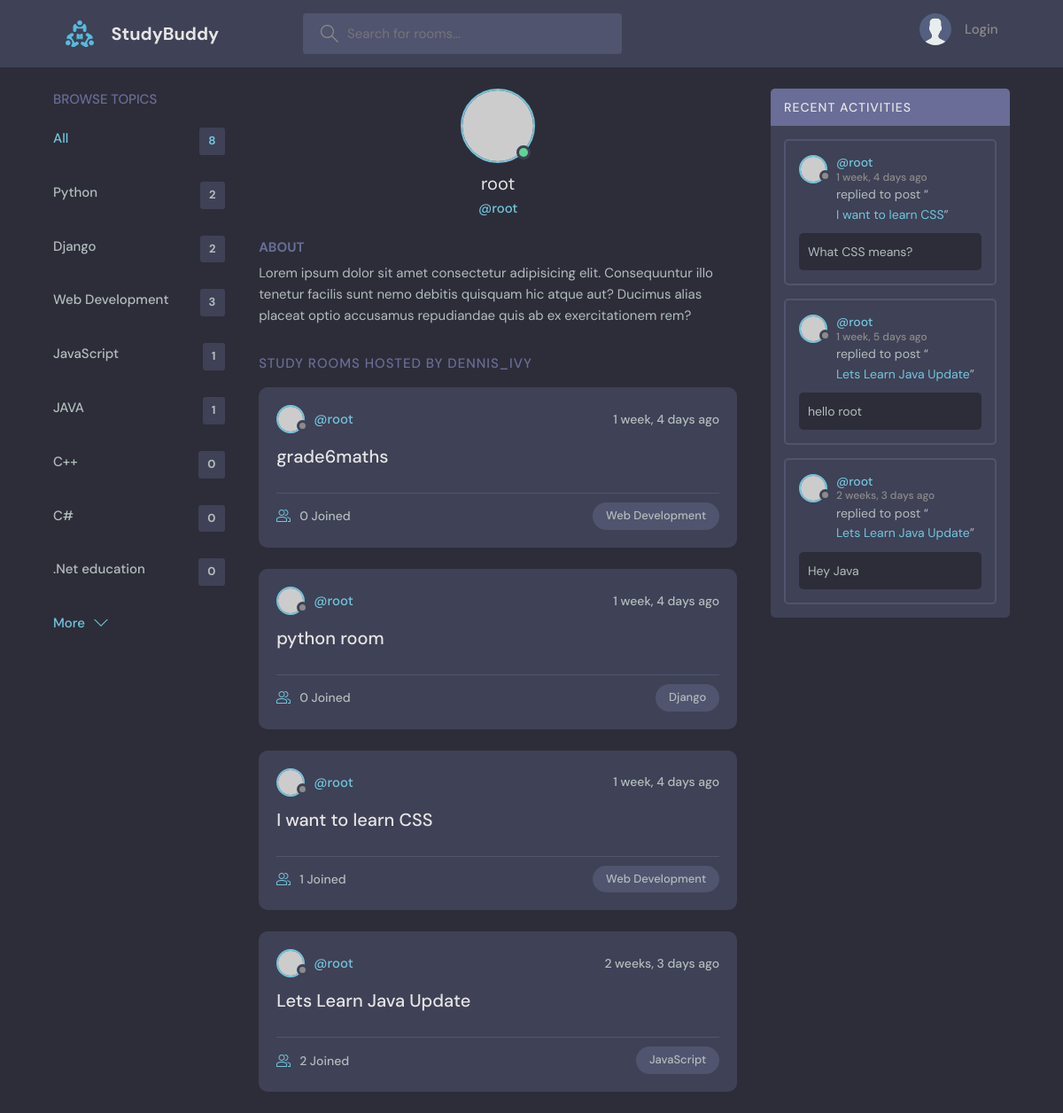
The app's page /profile/1 with its own data.
### base/models.py (models this page shows, shortened)
class Topic(models.Model):
    name = models.CharField(max_length=200)

class Room(models.Model):
    host = models.ForeignKey(User, on_delete=models.SET_NULL, null=True)
    topic = models.ForeignKey(Topic, on_delete=models.SET_NULL, null=True)
    name = models.CharField(max_length=200)
    description = models.TextField(null=True, blank=True)
    participants = models.ManyToManyField(User, related_name='participants', blank=True)
    updated = models.DateTimeField(auto_now=True)
    created = models.DateTimeField(auto_now_add=True)
    class Meta:
        ordering = ['-updated','-created']
    def __str__(self):
        return self.name

class Message(models.Model):
    user = models.ForeignKey(User, on_delete=models.CASCADE)
    room = models.ForeignKey(Room, on_delete=models.CASCADE)
    body = models.TextField()
    updated = models.DateTimeField(auto_now=True)
    created = models.DateTimeField(auto_now_add=True)
    class Meta:
        ordering = ['-updated','-created']

### base/views.py (the view)
# urls.py: path('profile/<str:pk>', views.userProfile, name="user-profile"),
def userProfile(request, pk):
    user = User.objects.get(id=pk)
    rooms = user.room_set.all()
    room_messages = user.message_set.all()
    topics = Topic.objects.all()
    context = {'user':user, 'rooms':rooms, 'room_messages':room_messages, 'topics':topics}
    return render(request, 'base/profile.html', context)

### base/templates/base/profile.html (shortened to what this page needs)
{% extends 'main.html' %}
{% block content %}
  <main class="profile-page layout layout--3">
    <div class="container">
      {% include 'base/topic_components.html' %}
      <div class="roomList">
        <div class="profile">
          <div class="profile__avatar">
            <div class="avatar avatar--large active">
              <img src="https://randomuser.me/api/portraits/men/11.jpg" />
            </div>
          </div>
          <div class="profile__info">
            <h3>{{user.username}}</h3>
            <p>@{{user.username}}</p>
          </div>
          <div class="profile__about">
            <h3>About</h3>
            <p>
              Lorem ipsum dolor sit amet consectetur adipisicing elit. Consequuntur illo tenetur
              facilis sunt nemo debitis quisquam hic atque aut? Ducimus alias placeat optio
              accusamus repudiandae quis ab ex exercitationem rem?
            </p>
          </div>
        </div>
        <div class="roomList__header">
          <div>
            <h2>Study Rooms Hosted by dennis_ivy</a>
            </h2>
          </div>
        </div>
        {% include 'base/feed_component.html' %}
      </div>
      {% include 'base/activity_component.html' %}
    </div>
  </main>
{% endblock content%}

### templates/main.html (shortened to what this page needs)
<!DOCTYPE html>
{% load static %}
<html lang="en">
  <head>
    <link rel="stylesheet" href="{% static 'styles/style.css' %}" />
  </head>
  <body>
    {% include 'navbar.html'  %}
    {% block content%}
    {% endblock %}
  </body>
</html>

### templates/navbar.html (shortened to what this page needs)
{% load static %}
<header class="header header--loggedIn">
    <div class="container">
      <a href="{% url 'home' %}" class="header__logo">
        <img src="{% static 'images/logo.svg' %}" />
        <h1>StudyBuddy</h1>
      </a>
      <form class="header__search" method="GET" action="{% url 'home' %}">
        <label>
          <input name="q" placeholder="Search for rooms..." />
        </label>
      </form>
      <nav class="header__menu">
    {% if request.user.is_authenticated %}
        <div class="header__user">
          <a href="{% url 'update-user' %}">
            <div class="avatar avatar--medium active">
              <img src="https://randomuser.me/api/portraits/men/37.jpg" />
            </div>
            <p>{{request.user.username}} <span>@{{request.user.username}}</span></p>
          </a>
          <button class="dropdown-button">
            <svg version="1.1" xmlns="http://www.w3.org/2000/svg" width="32" height="32" viewBox="0 0 32 32">
              <title>chevron-down</title>
              <path d="M16 21l-13-13h-3l16 16 16-16h-3l-13 13z"></path>
            </svg>
          </button>
        </div>
    {% else %}
        <a href="{% url 'login' %}">
          <img src="{% static 'images/avatar.svg'%}" />
          <p>Login</p>
        </a>
    {% endif %}
      </nav>
    </div>
  </header>

### base/templates/base/topic_components.html
<div class="topics">
    <div class="topics__header">
      <h2>Browse Topics</h2>
    </div>
    <ul class="topics__list">
      <li>
        <a href="{% url 'home' %}" class="active">All <span>{{topics.count}}</span></a>
      </li>
      {% for topic in topics %}
        <li>
            <a href="{% url 'home' %}?q={{topic.name}}"> {{topic.name}} <span>{{topic.room_set.all.count}}</span></a>
        </li>
      {% endfor %}
    </ul>
    <a class="btn btn--link" href="{% url 'topics' %}">
      More
      <svg version="1.1" xmlns="http://www.w3.org/2000/svg" width="32" height="32" viewBox="0 0 32 32">
        <title>chevron-down</title>
        <path d="M16 21l-13-13h-3l16 16 16-16h-3l-13 13z"></path>
      </svg>
    </a>
  </div>

### base/templates/base/feed_component.html (shortened to what this page needs)
{% for room in rooms %}
<div class="roomListRoom">
    <div class="roomListRoom__header">
      <a href="{% url 'user-profile' room.host.id %}" class="roomListRoom__author">
        <div class="avatar avatar--small">
          <img src="https://randomuser.me/api/portraits/women/11.jpg" />
        </div>
        <span>@{{room.host.username}}</span>
      </a>
      <div class="roomListRoom__actions">
        <span> {{room.created|timesince}} ago</span>
      </div>
    </div>
    <div class="roomListRoom__content">
      <a href="{% url 'room' room.id %}">{{room.name}}</a>
    </div>
    <div class="roomListRoom__meta">
      <a href="{% url 'room' room.id %}" class="roomListRoom__joined">
        {{room.participants.all.count}} Joined
      </a>
      <p class="roomListRoom__topic">{{room.topic.name}}</p>
    </div>
  </div>
{% endfor %}

### base/templates/base/activity_component.html (shortened to what this page needs)
    <div class="activities">
        <div class="activities__header">
        <h2>Recent Activities</h2>
        </div>
    {% for message in room_messages %}
            <div class="activities__box">
            <div class="activities__boxHeader roomListRoom__header">
                <a href="{% url 'user-profile' message.user.id %}" class="roomListRoom__author">
                <div class="avatar avatar--small">
                    <img src="https://randomuser.me/api/portraits/women/11.jpg" />
                </div>
                <p>
                    @{{message.user}}
                    <span> {{message.created|timesince}} ago</span>
                </p>
                </a>
            </div>
            <div class="activities__boxContent">
                <p>replied to post “<a href="{% url 'room' message.room.id %}">{{message.room}}</a>”</p>
                <div class="activities__boxRoomContent">
                {{message.body}}
                </div>
            </div>
            </div>
        {% endfor %}
    </div>

### records on screen
Topic: name "Python", room_set.all.count "2"
Topic: name "Django", room_set.all.count "2"
Topic: name "Web Development", room_set.all.count "3"
Topic: name "JavaScript", room_set.all.count "1"
Topic: name "JAVA", room_set.all.count "1"
Topic: name "C++", room_set.all.count "0"
Topic: name "C#", room_set.all.count "0"
Topic: name ".Net education", room_set.all.count "0"
Room: host.username "root", created "1 week, 4 days", name "grade6maths", participants.all.count "0", topic.name "Web Development"
Room: host.username "root", created "1 week, 4 days", name "python room", participants.all.count "0", topic.name "Django"
Room: host.username "root", created "1 week, 4 days", name "I want to learn CSS", participants.all.count "1", topic.name "Web Development"
Room: host.username "root", created "2 weeks, 3 days", name "Lets Learn Java Update", participants.all.count "2", topic.name "JavaScript"
Message: user "root", created "1 week, 4 days", room "I want to learn CSS", body "What CSS means?"
Message: user "root", created "1 week, 5 days", room "Lets Learn Java Update", body "hello root"
Message: user "root", created "2 weeks, 3 days", room "Lets Learn Java Update", body "Hey Java"

### other values on screen
{{ topics.count }} "8"
{{ user.username }} "root"
